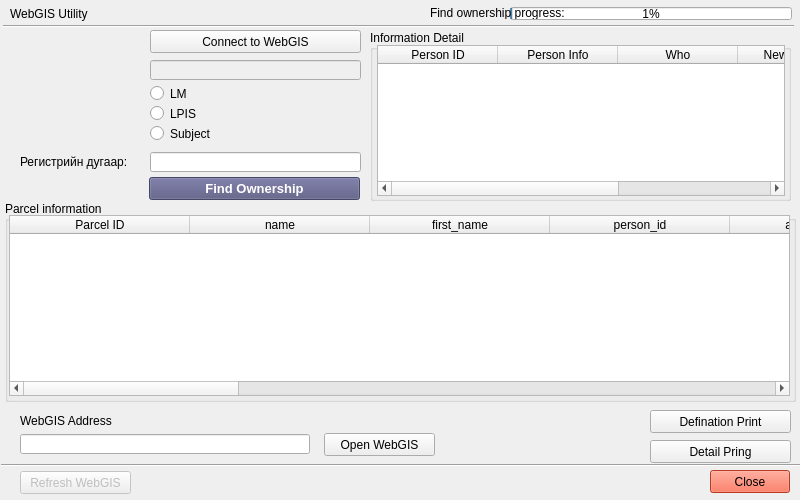
<?xml version="1.0" encoding="UTF-8"?>
<ui version="4.0">
 <class>WebgisUtilityDialog</class>
 <widget class="QDialog" name="WebgisUtilityDialog">
  <property name="geometry">
   <rect>
    <x>0</x>
    <y>0</y>
    <width>800</width>
    <height>500</height>
   </rect>
  </property>
  <property name="minimumSize">
   <size>
    <width>686</width>
    <height>434</height>
   </size>
  </property>
  <property name="maximumSize">
   <size>
    <width>800</width>
    <height>500</height>
   </size>
  </property>
  <property name="windowTitle">
   <string>Dialog</string>
  </property>
  <widget class="QLineEdit" name="webgis_ip_edit">
   <property name="enabled">
    <bool>false</bool>
   </property>
   <property name="geometry">
    <rect>
     <x>150</x>
     <y>60</y>
     <width>211</width>
     <height>20</height>
    </rect>
   </property>
   <property name="readOnly">
    <bool>true</bool>
   </property>
  </widget>
  <widget class="Line" name="line">
   <property name="geometry">
    <rect>
     <x>3</x>
     <y>18</y>
     <width>791</width>
     <height>16</height>
    </rect>
   </property>
   <property name="orientation">
    <enum>Qt::Horizontal</enum>
   </property>
  </widget>
  <widget class="QLineEdit" name="person_id">
   <property name="geometry">
    <rect>
     <x>150</x>
     <y>152</y>
     <width>211</width>
     <height>20</height>
    </rect>
   </property>
  </widget>
  <widget class="QLabel" name="label">
   <property name="geometry">
    <rect>
     <x>20</x>
     <y>154</y>
     <width>131</width>
     <height>16</height>
    </rect>
   </property>
   <property name="text">
    <string>Регистрийн дугаар:</string>
   </property>
  </widget>
  <widget class="QPushButton" name="refresh_webgis_button">
   <property name="enabled">
    <bool>false</bool>
   </property>
   <property name="geometry">
    <rect>
     <x>20</x>
     <y>471</y>
     <width>111</width>
     <height>23</height>
    </rect>
   </property>
   <property name="text">
    <string>Refresh WebGIS</string>
   </property>
  </widget>
  <widget class="QPushButton" name="find_ownership_button">
   <property name="enabled">
    <bool>false</bool>
   </property>
   <property name="geometry">
    <rect>
     <x>149</x>
     <y>177</y>
     <width>211</width>
     <height>23</height>
    </rect>
   </property>
   <property name="font">
    <font>
     <family>Arial</family>
     <pointsize>10</pointsize>
     <weight>75</weight>
     <bold>true</bold>
    </font>
   </property>
   <property name="styleSheet">
    <string notr="true">background-color: rgb(85, 85, 127);
color: rgb(255, 255, 255);</string>
   </property>
   <property name="text">
    <string>Find Ownership</string>
   </property>
  </widget>
  <widget class="QGroupBox" name="groupBox">
   <property name="geometry">
    <rect>
     <x>5</x>
     <y>201</y>
     <width>791</width>
     <height>201</height>
    </rect>
   </property>
   <property name="title">
    <string>Parcel information</string>
   </property>
   <widget class="QTableWidget" name="owner_twidget">
    <property name="geometry">
     <rect>
      <x>4</x>
      <y>14</y>
      <width>781</width>
      <height>181</height>
     </rect>
    </property>
    <attribute name="horizontalHeaderDefaultSectionSize">
     <number>180</number>
    </attribute>
    <attribute name="horizontalHeaderMinimumSectionSize">
     <number>30</number>
    </attribute>
    <attribute name="verticalHeaderDefaultSectionSize">
     <number>30</number>
    </attribute>
    <attribute name="verticalHeaderMinimumSectionSize">
     <number>19</number>
    </attribute>
    <column>
     <property name="text">
      <string>Parcel ID</string>
     </property>
    </column>
    <column>
     <property name="text">
      <string>name</string>
     </property>
    </column>
    <column>
     <property name="text">
      <string>first_name</string>
     </property>
    </column>
    <column>
     <property name="text">
      <string>person_id</string>
     </property>
    </column>
    <column>
     <property name="text">
      <string>aimag_name</string>
     </property>
    </column>
    <column>
     <property name="text">
      <string>soum_name</string>
     </property>
    </column>
    <column>
     <property name="text">
      <string>bag_name</string>
     </property>
    </column>
    <column>
     <property name="text">
      <string>gudamj_name</string>
     </property>
    </column>
    <column>
     <property name="text">
      <string>gudamj_dugaar</string>
     </property>
    </column>
    <column>
     <property name="text">
      <string>bair_dugaar</string>
     </property>
    </column>
    <column>
     <property name="text">
      <string>desion_date</string>
     </property>
    </column>
    <column>
     <property name="text">
      <string>desion_number</string>
     </property>
    </column>
    <column>
     <property name="text">
      <string>area</string>
     </property>
    </column>
    <column>
     <property name="text">
      <string>Status</string>
     </property>
    </column>
   </widget>
  </widget>
  <widget class="QPushButton" name="detail_print_button">
   <property name="enabled">
    <bool>true</bool>
   </property>
   <property name="geometry">
    <rect>
     <x>650</x>
     <y>440</y>
     <width>141</width>
     <height>23</height>
    </rect>
   </property>
   <property name="text">
    <string>Detail Pring</string>
   </property>
  </widget>
  <widget class="QPushButton" name="close_button">
   <property name="geometry">
    <rect>
     <x>710</x>
     <y>470</y>
     <width>80</width>
     <height>23</height>
    </rect>
   </property>
   <property name="styleSheet">
    <string notr="true">background-color: rgb(255, 82, 48);</string>
   </property>
   <property name="text">
    <string>Close</string>
   </property>
  </widget>
  <widget class="Line" name="line_2">
   <property name="geometry">
    <rect>
     <x>1</x>
     <y>457</y>
     <width>801</width>
     <height>16</height>
    </rect>
   </property>
   <property name="orientation">
    <enum>Qt::Horizontal</enum>
   </property>
  </widget>
  <widget class="QPushButton" name="open_webgis_button">
   <property name="geometry">
    <rect>
     <x>324</x>
     <y>433</y>
     <width>111</width>
     <height>23</height>
    </rect>
   </property>
   <property name="text">
    <string>Open WebGIS</string>
   </property>
  </widget>
  <widget class="QLineEdit" name="webgis_url_edit">
   <property name="geometry">
    <rect>
     <x>20</x>
     <y>434</y>
     <width>290</width>
     <height>20</height>
    </rect>
   </property>
   <property name="readOnly">
    <bool>true</bool>
   </property>
  </widget>
  <widget class="QLabel" name="label_2">
   <property name="geometry">
    <rect>
     <x>20</x>
     <y>413</y>
     <width>291</width>
     <height>16</height>
    </rect>
   </property>
   <property name="text">
    <string>WebGIS Address</string>
   </property>
  </widget>
  <widget class="QLabel" name="error_label">
   <property name="geometry">
    <rect>
     <x>110</x>
     <y>400</y>
     <width>471</width>
     <height>20</height>
    </rect>
   </property>
   <property name="text">
    <string/>
   </property>
  </widget>
  <widget class="QLabel" name="label_3">
   <property name="geometry">
    <rect>
     <x>10</x>
     <y>6</y>
     <width>211</width>
     <height>16</height>
    </rect>
   </property>
   <property name="text">
    <string>WebGIS Utility</string>
   </property>
  </widget>
  <widget class="QProgressBar" name="progressBar">
   <property name="geometry">
    <rect>
     <x>510</x>
     <y>7</y>
     <width>282</width>
     <height>13</height>
    </rect>
   </property>
   <property name="value">
    <number>1</number>
   </property>
  </widget>
  <widget class="QPushButton" name="check_connect_button">
   <property name="geometry">
    <rect>
     <x>150</x>
     <y>30</y>
     <width>211</width>
     <height>23</height>
    </rect>
   </property>
   <property name="styleSheet">
    <string notr="true"/>
   </property>
   <property name="text">
    <string>Connect to WebGIS</string>
   </property>
  </widget>
  <widget class="QLabel" name="label_4">
   <property name="geometry">
    <rect>
     <x>430</x>
     <y>6</y>
     <width>134</width>
     <height>13</height>
    </rect>
   </property>
   <property name="text">
    <string>Find ownership progress:</string>
   </property>
  </widget>
  <widget class="QRadioButton" name="lm_rbutton">
   <property name="geometry">
    <rect>
     <x>150</x>
     <y>85</y>
     <width>211</width>
     <height>17</height>
    </rect>
   </property>
   <property name="styleSheet">
    <string notr="true"/>
   </property>
   <property name="text">
    <string>LM</string>
   </property>
  </widget>
  <widget class="QRadioButton" name="lpis_rbutton">
   <property name="geometry">
    <rect>
     <x>150</x>
     <y>105</y>
     <width>211</width>
     <height>17</height>
    </rect>
   </property>
   <property name="styleSheet">
    <string notr="true"/>
   </property>
   <property name="text">
    <string>LPIS</string>
   </property>
  </widget>
  <widget class="QRadioButton" name="subject_rbutton">
   <property name="geometry">
    <rect>
     <x>150</x>
     <y>125</y>
     <width>211</width>
     <height>17</height>
    </rect>
   </property>
   <property name="styleSheet">
    <string notr="true"/>
   </property>
   <property name="text">
    <string>Subject</string>
   </property>
  </widget>
  <widget class="QGroupBox" name="groupBox_2">
   <property name="geometry">
    <rect>
     <x>370</x>
     <y>30</y>
     <width>421</width>
     <height>171</height>
    </rect>
   </property>
   <property name="title">
    <string>Information Detail</string>
   </property>
   <widget class="QTableWidget" name="owner_co_twidget">
    <property name="geometry">
     <rect>
      <x>7</x>
      <y>15</y>
      <width>408</width>
      <height>151</height>
     </rect>
    </property>
    <attribute name="horizontalHeaderDefaultSectionSize">
     <number>120</number>
    </attribute>
    <column>
     <property name="text">
      <string>Person ID</string>
     </property>
    </column>
    <column>
     <property name="text">
      <string>Person Info</string>
     </property>
    </column>
    <column>
     <property name="text">
      <string>Who</string>
     </property>
    </column>
    <column>
     <property name="text">
      <string>New Column</string>
     </property>
    </column>
    <column>
     <property name="text">
      <string>New Column</string>
     </property>
    </column>
   </widget>
  </widget>
  <widget class="QPushButton" name="defination_print_button">
   <property name="enabled">
    <bool>true</bool>
   </property>
   <property name="geometry">
    <rect>
     <x>650</x>
     <y>410</y>
     <width>141</width>
     <height>23</height>
    </rect>
   </property>
   <property name="text">
    <string>Defination Print</string>
   </property>
  </widget>
  <widget class="QLabel" name="logo_label">
   <property name="geometry">
    <rect>
     <x>20</x>
     <y>40</y>
     <width>101</width>
     <height>91</height>
    </rect>
   </property>
   <property name="text">
    <string/>
   </property>
   <property name="pixmap">
    <pixmap resource="resources.qrc">:/plugins/lm2/gzb.png</pixmap>
   </property>
  </widget>
 </widget>
 <tabstops>
  <tabstop>person_id</tabstop>
  <tabstop>find_ownership_button</tabstop>
  <tabstop>open_webgis_button</tabstop>
  <tabstop>owner_twidget</tabstop>
  <tabstop>webgis_ip_edit</tabstop>
  <tabstop>refresh_webgis_button</tabstop>
  <tabstop>webgis_url_edit</tabstop>
  <tabstop>detail_print_button</tabstop>
  <tabstop>close_button</tabstop>
 </tabstops>
 <resources>
  <include location="resources.qrc"/>
 </resources>
 <connections/>
</ui>
